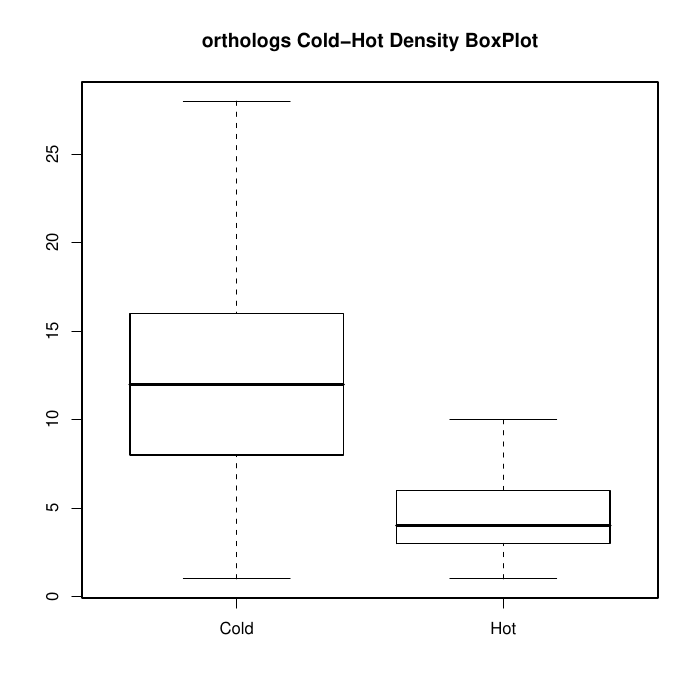

Generate this figure with R:
orthologscold <- read.table("orthologs_cold.dat",header=T)
orthologshot <- read.table("orthologs_hot.dat",header=T)
pdf("coldhot_orthologs.pdf")
boxplot(orthologscold$TOTAL,orthologshot$TOTAL,main="orthologs Cold-Hot Density BoxPlot", outline=FALSE, names=c("Cold","Hot"))
